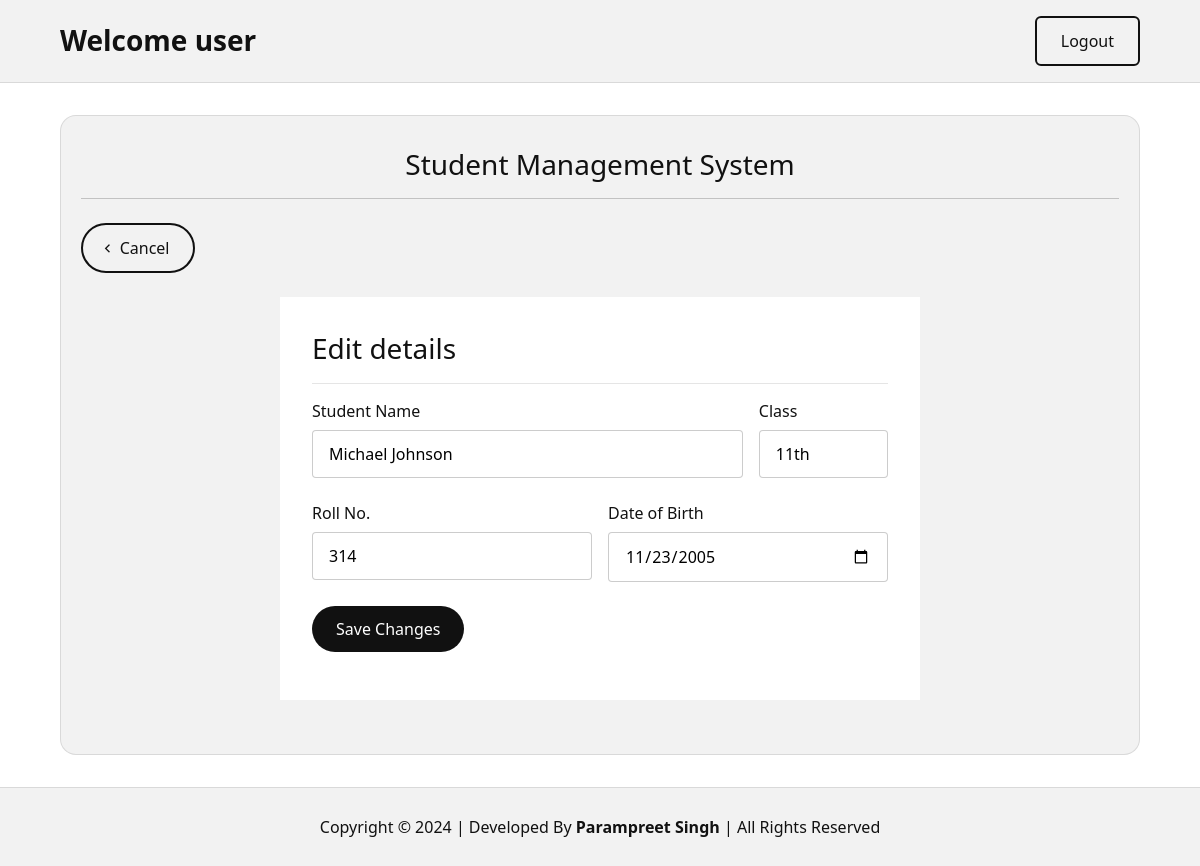
Page /editPage.php?id=2 (signed in) on the committed database.
### tables this page shows
CREATE TABLE `student_details` (
  `student_id` int(11) NOT NULL,
  `student_name` varchar(50) NOT NULL,
  `student_class` varchar(20) NOT NULL,
  `student_rollno` int(10) NOT NULL,
  `student_dob` date NOT NULL
);

### editPage.php (the view, shortened to what this page needs)
<?php
if (isset($_SESSION['username']) && $_SESSION['email']) {
    ?>
    <!DOCTYPE html>
    <html lang="en">
    <head>
        <link rel="stylesheet" href="css/style.css">
        <link href="https://cdn.jsdelivr.net/npm/remixicon@4.1.0/fonts/remixicon.css" rel="stylesheet" />
    </head>
    <body>
        <header>
            <div class="container">
                <nav>
                    <div class="welcome-user">
                        Welcome user
                    </div>
                    <a href="" class="logout-btn">Logout</a>
                </nav>
            </div>
        </header>
        <div class="container">
            <main>
                <h1 class="main-heading"><a class="homepage-link" href="/webguruz/">Student Management System</a></h1>
                <div class="addnew-wrapper">
                    <a href="index.php" class="btn go-back-btn"> <span><i class="ri-arrow-left-s-line"></i></span>
                        Cancel</a>
                </div>
                <?php
                if (isset($_GET['id'])) {
                    $id = $_GET['id'];
                    require("__php/__connection.php");
                    $selectOne = "SELECT * FROM student_details WHERE student_id = '{$id}'";
                    $resultOne = mysqli_query($conn, $selectOne);
                    $outputOne = mysqli_fetch_assoc($resultOne);
                }
                ?>
                <div class="student-form-wrapper">
                    <h2 class="form-title">Edit details</h2>
                    <form action="__php/__update.php" method="post">
                        <div class="form-group-wrapper">
                            <div class="form-group student-name">
                                <label for="name" class="form-label">Student Name</label>
                                <input type="text" id="name" name="studentNameUpdated" class="form-control"
                                    placeholder="Student name" value="<?php echo $outputOne['student_name']; ?>">
                            </div>
                            <div class="form-group student-class">
                                <label for="class" class="form-label">Class</label>
                                <input type="text" id="class" name="studentClassUpdated" class="form-control"
                                    placeholder="10th" value="<?php echo $outputOne['student_class']; ?>">
                            </div>
                        </div>
                        <div class="form-group-wrapper">
                            <div class="form-group student-rollno">
                                <label for="rollno" class="form-label">Roll No.</label>
                                <input type="text" id="rollno" name="studentRollnoUpdated" class="form-control"
                                    placeholder="123" value="<?php echo $outputOne['student_rollno']; ?>">
                            </div>
                            <div class="form-group student-dob">
                                <label for="dob" class="form-label">Date of Birth</label>
                                <input type="date" id="dob" name="studentDobUpdated" class="form-control"
                                    value="<?php echo $outputOne['student_dob']; ?>">
                            </div>
                        </div>
                        <div class="form-group">
                            <button type="submit" class="btn save-changes-btn" name="saveChangesBtn"
                                value="saveChanges">Save Changes</button>
                        </div>
                    </form>
                </div>
            </main>
        </div>
        <footer>
            Copyright © 2024 | Developed By <strong>Parampreet Singh</strong> | All Rights Reserved
        </footer>
    </body>
    </html>
    <?php
} else {
    header("location:/webguruz/loginPage.php");
}
?>

### css/style.css (style rules this page uses)
* { margin: 0; padding: 0; box-sizing: border-box; }
body { font-family: poppins, system-ui; color: #111111; }
.container { width: 90%; max-width: 80rem; margin: 0 auto; }
nav { display: flex; justify-content: space-between; align-items: center; }
header { padding: 1rem 0; background-color: #f2f2f2; border-bottom: 1px solid rgba(0, 0, 0, 0.1); }
.logout-btn { display: inline-block; text-decoration: none; color: inherit; border: 2px solid #111111; padding: 0.75em 1.5em; border-radius: 6px; font-weight: 500; transition: background-color 150ms ease-in-out; }
.welcome-user { font-size: clamp(1.5em, 3vw, 1.75em); font-weight: 600; line-height: 1.2; }
button, input { font-family: inherit; font-size: inherit; }
.form-group { margin-bottom: 1rem; }
.form-label { display: inline-block; margin-bottom: 0.5rem; }
.form-control { display: block; width: 100%; padding: 0.75em 1em; border-radius: 0.25rem; border: 1px solid rgba(0, 0, 0, 0.2); transition: outline 50ms ease-in-out; }
main { padding: 1rem 1.25rem; background-color: #f2f2f2; border-radius: 1rem; margin-top: 2rem; min-height: 80vh; border: 1px solid rgba(0, 0, 0, 0.1); }
.homepage-link { text-decoration: none; color: inherit; }
.main-heading { font-size: 1.75rem; font-weight: 500; margin-top: 1rem; margin-bottom: 1rem; padding-bottom: 1rem; border-bottom: 1px solid rgba(0, 0, 0, 0.2); text-align: center; line-height: 1.2; }
.addnew-wrapper { display: flex; justify-content: space-between; align-items: center; margin: 1.5rem 0; }
.save-changes-btn, .new-student-btn, .go-back-btn { display: inline-block; text-decoration: none; color: #ffffff; padding-top: 0.75em; padding-bottom: 0.75em; padding-right: 1.5em; padding-left: 1em; border-radius: 1000px; background-color: #111111; display: flex; align-items: center; gap: 0.25em; cursor: pointer; min-width: fit-content; font-weight: 500; border: none; }
.save-changes-btn { padding: 0.75em 1.5em; }
.go-back-btn { color: #111111; background-color: transparent; border: 2px solid #111111; }
.student-form-wrapper { padding: 2rem; width: 90%; max-width: 40rem; margin: auto; background-color: white; }
.form-group-wrapper { display: flex; gap: 1rem; }
.student-name { width: 100%; }
.student-class { width: 30%; }
.student-rollno, .student-dob { width: 100%; }
.form-group-wrapper .form-group { margin-bottom: 1.5rem; }
.form-title { font-weight: 500; margin-bottom: 1rem; font-size: 1.75em; padding-bottom: 1rem; border-bottom: 1px solid rgba(0, 0, 0, 0.1); }
footer { text-align: center; padding: 1.75rem; border-top: 1px solid rgba(0, 0, 0, 0.1); background-color: #f2f2f2; margin-top: 2rem; font-size: clamp(0.75rem, 2vw, 1rem); }

### rows in the picture
student_details: studentNameUpdated "Michael Johnson", studentClassUpdated "11th", studentRollnoUpdated "314", studentDobUpdated "11/23/2005"
